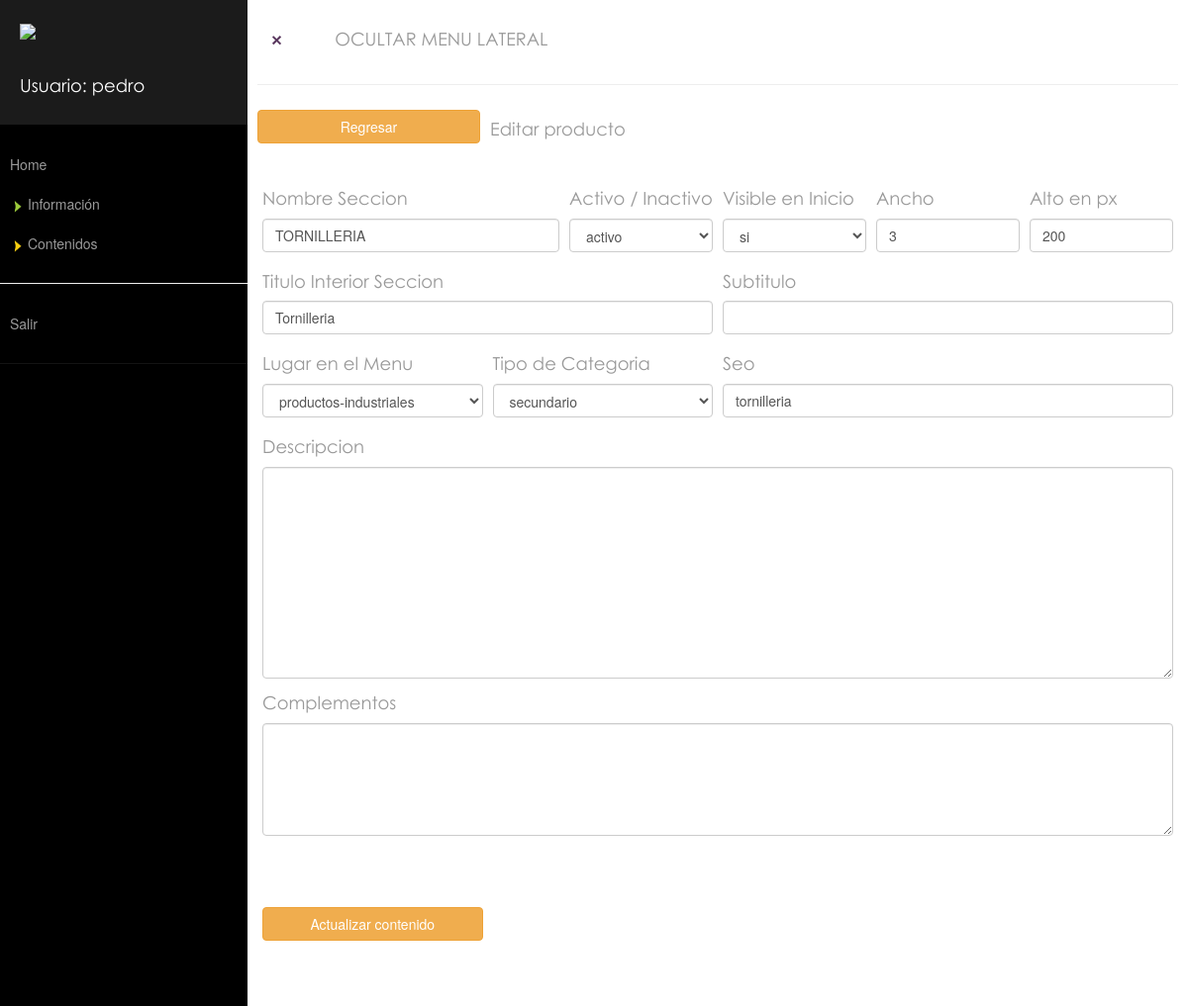
/panel/categorias_edita.php?cve=519 (signed in), run on the app's committed database.
### tables this page shows
CREATE TABLE `categorias` (
  `id` int NOT NULL AUTO_INCREMENT,
  `uno` varchar(1000) NOT NULL,
  `dos` varchar(1000) NOT NULL,
  `tres` varchar(1000) NOT NULL,
  `cuatro` varchar(100) NOT NULL,
  `cinco` varchar(1000) NOT NULL,
  `seis` varchar(1000) NOT NULL,
  `siete` varchar(200) NOT NULL,
  `ocho` varchar(23) NOT NULL,
  `nueve` varchar(100) NOT NULL,
  `diez` varchar(100) NOT NULL,
  `once` varchar(1000) NOT NULL,
  `doce` varchar(100) NOT NULL,
  `trece` varchar(100) NOT NULL,
  `catorce` varchar(1000) NOT NULL,
  `quince` varchar(1000) NOT NULL,
  `dieciseis` varchar(1000) NOT NULL,
  `diecisiete` varchar(1000) NOT NULL,
  `dieciocho` varchar(1000) NOT NULL,
  `descripcion` varchar(10000) NOT NULL,
  `f1` varchar(1000) NOT NULL,
  `f2` varchar(10000) NOT NULL,
  `f3` varchar(250) NOT NULL,
  PRIMARY KEY (`id`)
);

### panel/categorias_edita.php (the view, shortened to what this page needs)
<?php include("cabezera.php"); ?>
<body>
      <div class="wrapper">
            <?php include("admin.php"); ?>
            <div id="content">
                  <div class="row">
                        <div class=" col-xs-12 col-sm-1 text-left">
                              <button type="button" id="sidebarCollapse" class="btn">
                                    <span></span>
                              </button>
                        </div>
                        <div class=" col-xs-12 col-sm-4 text-left">
                              <h4 class="tipo color"> OCULTAR MENU LATERAL</h4>
                        </div>
                        <div class=" col-xs-12 ">
                              <hr>
                        </div>
                        <div class=" col-xs-12 col-sm-3 text-left">
                              <a href="categorias_todos.php">
                                    <button class="btn btn-block btn-warning"> Regresar </button>
                              </a>
                        </div>
                        <div class=" col-xs-12 col-sm-4 text-left">
                              <h4 class="tipo color"> Editar producto </h4>
                        </div>
                        <div class=" col-xs-12 ">
                              <br>
                        </div>
                  </div>
                  <div class=" col-xs-12 col-sm-12 text-left">
                        <?php $clave = $_GET['cve'];
                        $re = mysqli_query($conexion, "SELECT * FROM categorias WHERE id='$clave'");
                        while ($row = mysqli_fetch_assoc($re)) { ?>
                              <form action="categorias_actualiza.php?cve2=<?php echo $row['id']; ?>" method="post" enctype="multipart/form-data">
                                    <div class="row">
                                          <div class=" col-xs-12 col-sm-4 text-left">
                                                <h4 class=" tipo">Nombre Seccion</h4>
                                                <input type="text" name="uno" required class="form-control" value="<?php echo $row['uno']; ?>">
                                          </div>
                                          <div class="col-xs-12 col-sm-2 text-left">
                                                <h4 class=" tipo">Activo / Inactivo</h4>
                                                <select name="dos" id="dos" required class="form-control">
                                                      <option value="<?php echo $row['dos']; ?>" selected="selected"><?php echo $row['dos']; ?></option>
                                                </select>
                                          </div>
                                          <div class="col-xs-12 col-sm-2 text-left">
                                                <h4 class=" tipo">Visible en Inicio</h4>
                                                <select name="tres" id="tres" required class="form-control">
                                                      <option value="<?php echo $row['tres']; ?>" selected="selected"><?php echo $row['tres']; ?></option>
                                                </select>
                                          </div>
                                          <div class=" col-xs-12 col-sm-2 text-left">
                                                <h4 class=" tipo">Ancho</h4>
                                                <input type="text" name="nueve" place-holder="1 minimo - 12 maximo" required class="form-control" value="<?php echo $row['nueve']; ?>">
                                          </div>
                                          <div class=" col-xs-12 col-sm-2 text-left">
                                                <h4 class=" tipo">Alto en px</h4>
                                                <input type="text" place-holder="" name="once" required class="form-control" value="<?php echo $row['once']; ?>" >
                                          </div>
                                          <div class=" col-xs-12">
                                          </div>
                                          <div class=" col-xs-12 col-sm-6 text-left">
                                                <h4 class=" tipo">Titulo Interior Seccion</h4>
                                                <input type="text" name="siete" class="form-control" value="<?php echo $row['siete']; ?>">
                                          </div>
                                          <div class=" col-xs-12 col-sm-6 text-left">
                                                <h4 class=" tipo">Subtitulo</h4>
                                                <input type="text" name="ocho" class="form-control" value="<?php echo $row['ocho']; ?>">
                                          </div>
                                          <div class=" col-xs-12">
                                          </div>
                                          <div class=" col-xs-12 col-sm-3 text-left">
                                                <h4 class=" tipo"> Lugar en el Menu </h4>
                                                <select name="cuatro" id="cuatro" required class="form-control">
                                                      <option value="<?php echo $row['cuatro']; ?>" selected="selected"><?php echo $row['cuatro']; ?></option>
                                                </select>
                                          </div>
                                          <div class=" col-xs-12 col-sm-3 text-left">
                                                <h4 class=" tipo"> Tipo de Categoria </h4>
                                                <select name="diez" id="diez" required class="form-control">
                                                      <option value="<?php echo $row['diez']; ?>" selected="selected"><?php echo $row['diez']; ?></option>
                                                </select>
                                          </div>
                                          <div class=" col-xs-12 col-sm-6 text-left">
                                                <h4 class=" tipo">Seo </h4>
                                                <input type="text" name="dieciocho" class="form-control" value="<?php echo $row['dieciocho']; ?>">
                                          </div>
                                          <div class=" col-xs-12">
                                          </div>
                                          <div class=" col-xs-12 text-left">
                                                <h4 class=" tipo">Descripcion</h4>
                                                <textarea type="text" name="descripcion" class="form-control" rows="10"><?php $des = str_replace("</br>", "", $row['descripcion']);
                                                                                                                        $des2 = str_replace("<br />", "", $des);
                                                                                                                        echo $des2; ?> </textarea>
                                          </div>
                                          <div class=" col-xs-12 text-left">
                                                <h4 class=" tipo">Complementos</h4>
                                                <textarea type="text" name="diecisiete" class="form-control" rows="5"><?php $des3 = str_replace("</br>", "", $row['diecisiete']);
                                                                                                                        $des31 = str_replace("<br />", "", $des3);
                                                                                                                        echo $des31; ?> </textarea>
                                          </div>
                                          <div class=" col-xs-4">
                                          </div>
                                          <div class=" col-xs-4">
                                          </div>
                                          <div class=" col-xs-4">
                                          </div>
                                          <div class=" col-xs-12 col-sm-3 text-left">
                                                <p><br /></p>
                                                <button type="submit" class="btn btn-warning btn-block" value="Enviar"> Actualizar contenido</button>
                                                <p><br /></p>
                                          </div>
                                    <?php } ?>
                                    </div>
                  </div>
            </div>
      </div>
</body>
</html>

### panel/css/estilos.css (style rules this page uses)
.tipo { font-family: fuente; }

### panel/css/barra.css (style rules this page uses)
body { font-family: 'Poppins', sans-serif; background: #ffffff; }
p { font-family: 'Poppins', sans-serif; font-size: 1.1em; font-weight: 300; line-height: 1.7em; color: #999; }
a, a:hover, a:focus { color: inherit; text-decoration: none; transition: all 0.3s; }
.wrapper { display: flex; width: 100%; align-items: stretch; perspective: 1500px; }
#content { width: 100%; padding: 20px; min-height: 100vh; transition: all 0.3s; }
#sidebarCollapse { width: 40px; height: 40px; background: #ffffff; cursor: pointer; }
#sidebarCollapse span { width: 80%; height: 2px; margin: 0 auto; display: block; background: rgb(89, 55, 94); transition: all 0.8s cubic-bezier(0.810, -0.330, 0.345, 1.375); transition-delay: 0.2s; }
#sidebarCollapse span:last-of-type { transform: rotate(-45deg) translate(1px, -1px); }

### data on the page
categorias: uno "TORNILLERIA", dos "activo", tres "si", nueve "3", once "200", siete "Tornilleria", cuatro "productos-industriales", diez "secundario", dieciocho "tornilleria"

### other printed values
$_SESSION['usuario_login'] "pedro"
